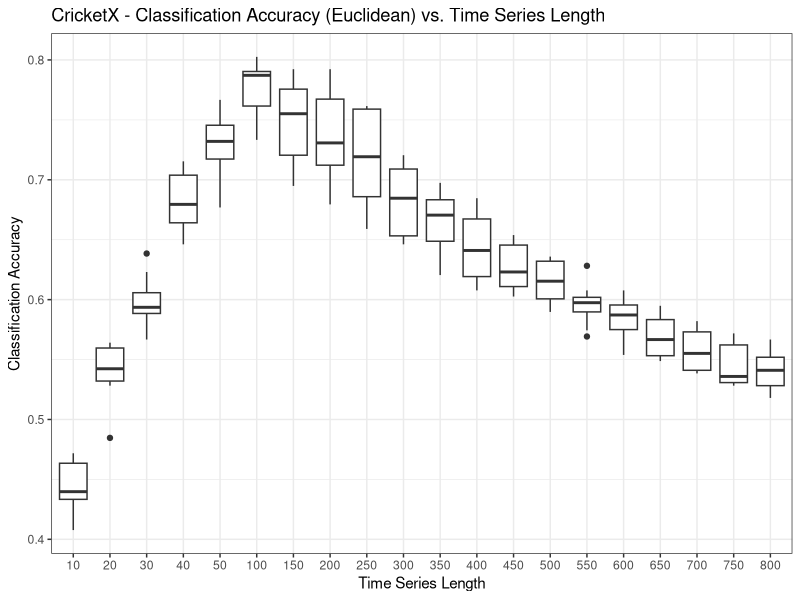
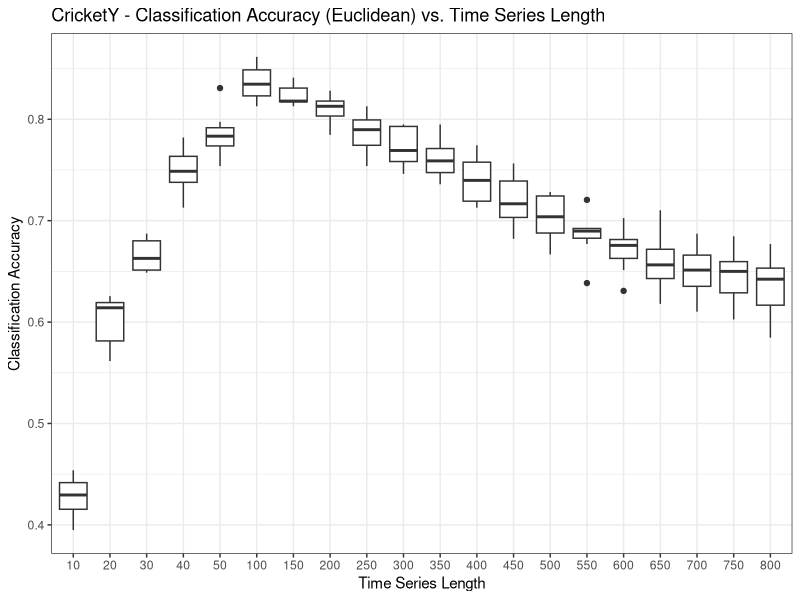
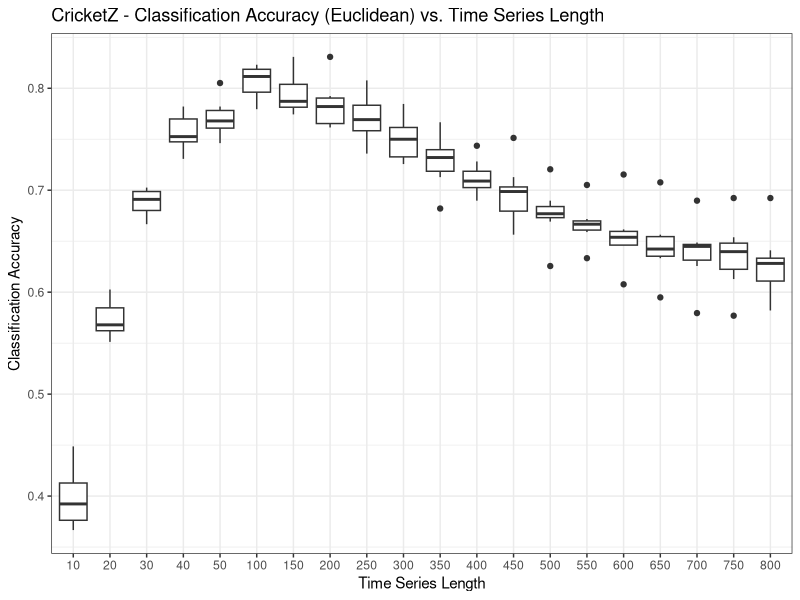
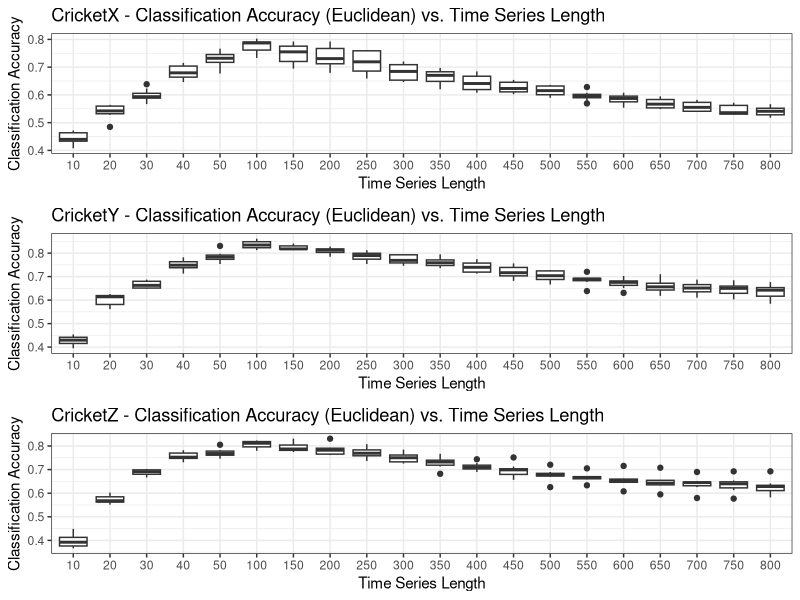
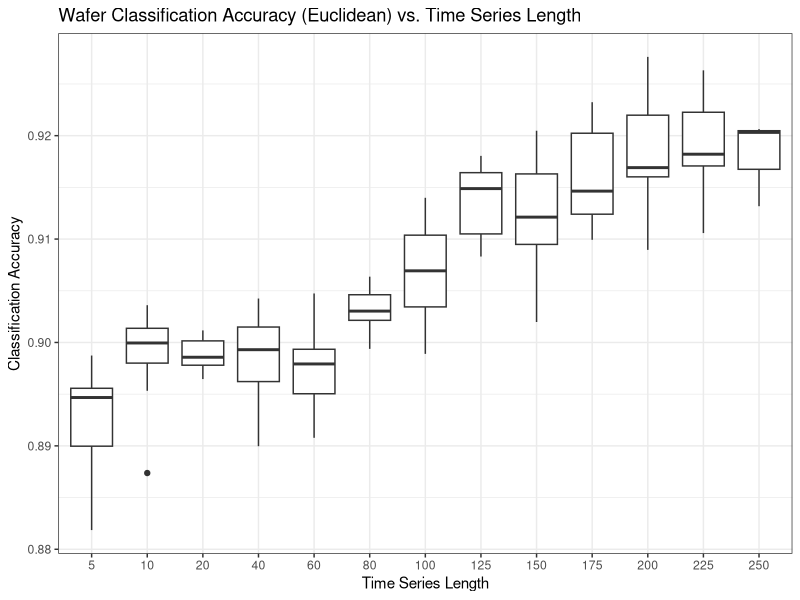
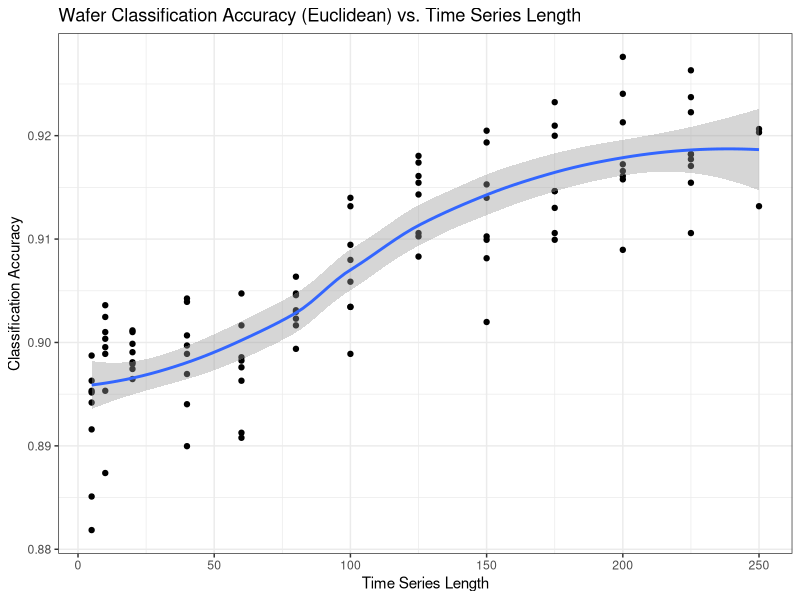

Source code (R) for these figures, in order:
library(ggplot2)
library(reshape2)
library(gridExtra)

setwd("C:/Users/kocyb_000/Documents/Uni/TimeSeriesClassification/Python/Results")

# Euclidean Length 
cricket <- read.csv("Cricket/AccuracyLengthEuclidean.csv")
cricket <- read.csv("Cricket/AccuracyLengthDTW_MaxWindow.csv")
cricket$TimeSeriesLength <- factor(cricket$TimeSeriesLength)

plotXYZ <- function(df, metric){
  results <- lapply(c(1,2,3), function(x){
    axis <- c("AccuracyX","AccuracyY","AccuracyZ")
    data_name <- c("CricketX -","CricketY -","CricketZ -")
    title_val <- paste0(data_name[x], " Classification Accuracy (",metric,") vs. Time Series Length")
    return(
      ggplot(df, aes_string(x="TimeSeriesLength", y=axis[x])) +
        geom_boxplot() +
        #geom_point() +
        #geom_smooth(method="loess") +
        #scale_y_continuous(limits=c(0,1)) +
        theme_bw() +
        labs(
          title=title_val,
          x="Time Series Length",
          y="Classification Accuracy"
        )#, legend.title="")
    )
  })
  return(results)
}

plots = plotXYZ(cricket,"Euclidean")
plots[[1]]
plots[[2]]
plots[[3]]
grid.arrange(plots[[1]],plots[[2]],plots[[3]])

# Wafer
wafer <- read.csv("Wafer/AccuracyLengthEuclidean.csv")
wafer <- read.csv("Wafer/AccuracyLengthDTW.csv")

# WAFER Boxplot
wafer$TimeSeriesLength = factor(wafer$TimeSeriesLength)
ggplot(wafer, aes(x=TimeSeriesLength, y=Accuracy)) +
  geom_boxplot() +
  theme_bw() +
  #scale_y_continuous(limits=c(0.8,1)) +
  labs(
    title="Wafer Classification Accuracy (Euclidean) vs. Time Series Length",
    x="Time Series Length",
    y="Classification Accuracy"
  )

# WAFER Scatter plot
wafer <- read.csv("Wafer/AccuracyLengthEuclidean.csv")
wafer <- read.csv("Wafer/AccuracyLengthDTW.csv")
ggplot(wafer, aes(x=TimeSeriesLength, y=Accuracy)) +
  geom_point() +
  geom_smooth(method = "loess") +
  theme_bw() +
  labs(
    title="Wafer Classification Accuracy (Euclidean) vs. Time Series Length",
    x="Time Series Length",
    y="Classification Accuracy"
  )







